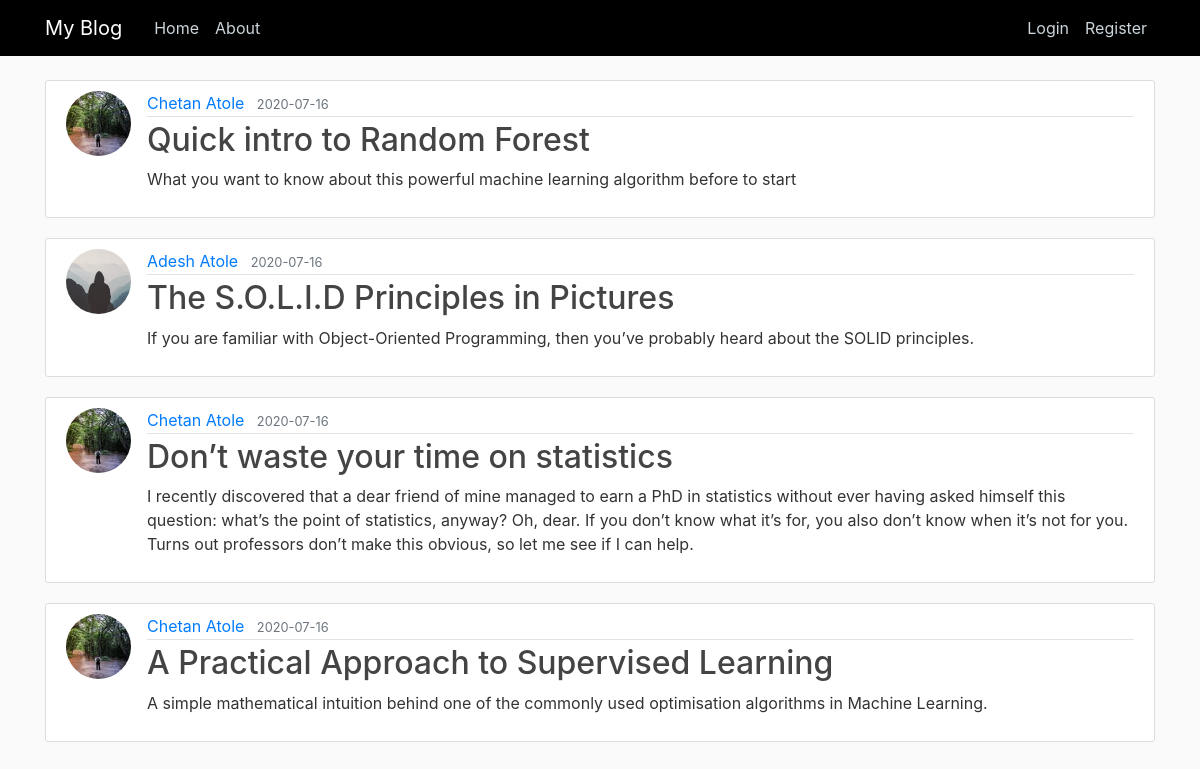
The page /home on the database its author committed.
### tables this page shows
CREATE TABLE post(
    id integer primary key autoincrement,
    title varchar(255) not null,
    intro varchar(1000) not null,
    image_file varchar(255), 
    date_posted datetime default current_timestamp,
    content varchar(1000) not null,
    user_id integer ,
    foreign key(user_id) references user(id)
);

CREATE TABLE user( 
    id integer primary key autoincrement,
    username varchar(120) not null unique,
    email varchar(255) not null unique,
    passwordval varchar(255) not null,
    image_file varchar(255) not null default 'default.jpg'
);

### app.py (the view)
@app.route('/')
@app.route('/home')
def home():
    con=get_connection()
    cur=con.cursor()
    cur.execute('select user.username,user.image_file,post.title,post.image_file,post.date_posted,post.content,post.intro,post.id from user inner join post on user.id=post.user_id')
    rows=cur.fetchall()
    posts=[]
    for row in rows:
        post={}
        post['author']=row[0]
        post['profile_pic']=row[1]
        post['title']=row[2]
        post['post_image']=row[3]
        post['date_posted']=row[4].split()[0]
        post['content']=row[5]
        post['intro']=row[6]
        post['postid']=row[7]
        posts.append(post)
    return render_template('home.html',title='home',posts=posts)

### app.py (called while the page is built)
def get_connection():
    f=os.path.isfile("blog.db")
    con=sqlite3.connect("blog.db")
    if not f:
        cur=con.cursor()
        with open("schema.sql","r") as file:
            cur.executescript(file.read())
        con.commit()
    return con

### templates/home.html
{% extends 'layout.html' %}
{% block content %}
        {% for post in posts %}
            <article class="media content-section">
                <img class='rounded-circle article-img' src="{{ url_for('static',filename='profile_pics/' +  post.profile_pic ) }}">
                <div class="media-body">
                <div class="article-metadata">
                    <a class="mr-2" href="#">{{ post.author }}</a>
                    <small class="text-muted">{{ post.date_posted }}</small>
                </div>
                <h2><a class="article-title" href="{{ url_for('viewpost',postid=post.postid) }}" >{{ post.title }}</a></h2>
                <p class="article-content">{{ post.intro }}</p>
                </div>
            </article>
        {% endfor %}
{% endblock content %}

### templates/layout.html (shortened to what this page needs)
<html>
    <head>
    <link rel="stylesheet" href="https://stackpath.bootstrapcdn.com/bootstrap/4.3.1/css/bootstrap.min.css">
    <link rel="stylesheet" type="text/css" href="{{ url_for('static',filename='css/main.css') }}">
    </head>
    <body>
        <header class="site-header">
            <nav class="navbar navbar-expand-md navbar-dark bg-steel fixed-top">
              <div class="container">
                <a class="navbar-brand mr-4" href='{{ url_for("home") }}'>My Blog</a>
                <div class="collapse navbar-collapse" id="navbarToggle">
                  <div class="navbar-nav mr-auto">
                    <a class="nav-item nav-link" href='{{ url_for("home") }}'>Home</a>
                    <a class="nav-item nav-link" href='{{ url_for("about") }}'>About</a>
                  </div>
                  <div class="navbar-nav">
                    {% if 'email' in session %}
                    <a class="nav-item nav-link" href='{{ url_for("newpost") }}'>New Post</a>
                    <a class="nav-item nav-link" href='{{ url_for("account") }}'>Account</a>
                    <a class="nav-item nav-link" href='{{ url_for("logout") }}'>Logout</a>
                    {% else %}
                      <a class="nav-item nav-link" href='{{ url_for("login") }}'>Login</a>
                      <a class="nav-item nav-link" href='{{ url_for("register") }}'>Register</a>
                    {% endif %}
                  </div>
                </div>
              </div>
            </nav>
          </header>
          <main role="main" class="container">
            <div class="row">
              <div class="col-md-12">
                {% block content %}{% endblock %}
              </div>
            </div>
          </main>
    </body>
</html>

### static/css/main.css (style rules this page uses)
body { background: #fafafa; color: #333333; margin-top: 5rem; }
h1, h2, h3, h4, h5, h6 { color: #444444; }
.bg-steel { background-color: #000000; }
.site-header .navbar-nav .nav-link { color: #cbd5db; }
.content-section { background: #ffffff; padding: 10px 20px; border: 1px solid #dddddd; border-radius: 3px; margin-bottom: 20px; }
.article-title { color: #444444; }
.article-content { white-space: pre-line; }
.article-img { height: 65px; width: 65px; margin-right: 16px; }
.article-metadata { padding-bottom: 1px; margin-bottom: 4px; border-bottom: 1px solid #e3e3e3 }

### rows shown on the page
post: image_file (picture), author "Chetan Atole", date_posted "2020-07-16", title "Quick intro to Random Forest", intro "What you want to know about this powerful machine learning algorithm before to start"
post: image_file (placeholder picture), author "Adesh Atole", date_posted "2020-07-16", title "The S.O.L.I.D Principles in Pictures", intro "If you are familiar with Object-Oriented Programming, then you’ve probably heard about the SOLID principles."
post: image_file (picture), author "Chetan Atole", date_posted "2020-07-16", title "Don’t waste your time on statistics", intro "I recently discovered that a dear friend of mine managed to earn a PhD in statistics without ever having asked himself this question: what’s the point of statistics, anyway? Oh, dear. If you don’t know what it’s for, you also don’t know when it’s not for you. Turns out professors don’t make this obvious, so let me see if I can help."
post: image_file (picture), author "Chetan Atole", date_posted "2020-07-16", title "A Practical Approach to Supervised Learning", intro "A simple mathematical intuition behind one of the commonly used optimisation algorithms in Machine Learning."
